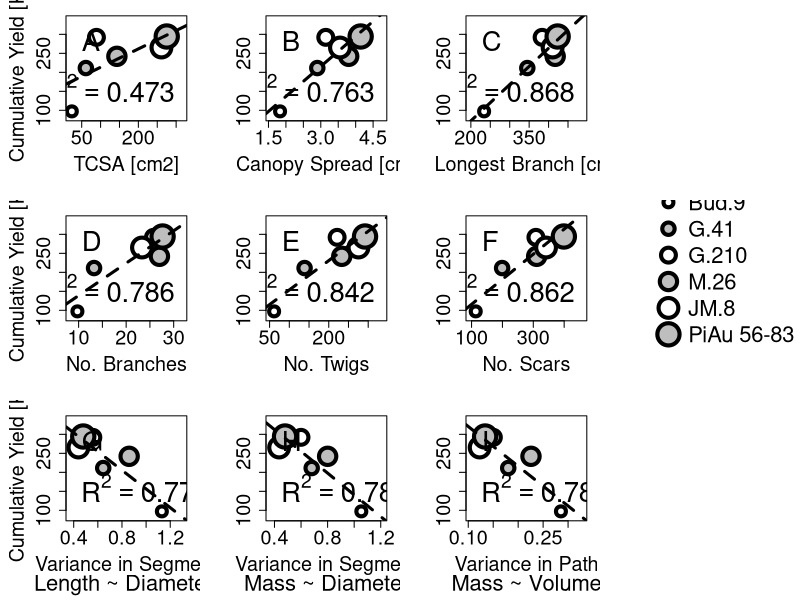
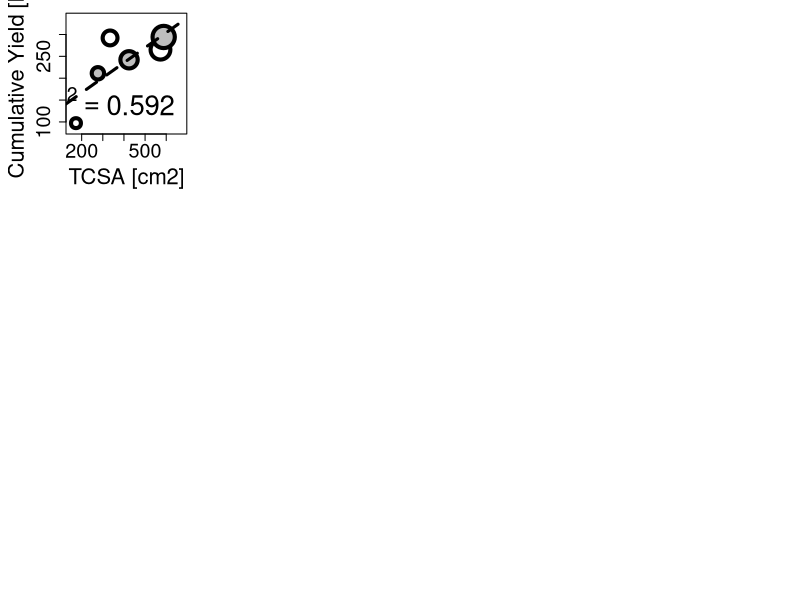

Recreate these plots in R, in order. (Note: this script raises an error after producing the figures.)
# This script generates figures for yield ~ morphologies from yield-morph.csv.

gen_fig <- function(x, x_lab, R2, position, letter,
                    y = sig_data$avg_cum_yield, y_lab = ''){
  # generates a yield by morphology plot at rootstock level
  plot(range(min(x) - .15 * min(x), max(x) + .15 * max(x)), 
       range(min(y) - .15 * min(y), max(y) + .15 * max(y)), 
       ylab = y_lab, xlab = x_lab, type = 'n')
  for(rootstock in 1:length(x)){
      points(x[rootstock], y[rootstock],
             cex = (1.5 + .5 * rootstock), pch = 21,  lwd = 4,
             bg = if (rootstock %% 2 == 1) 'white' else 'grey')
  } 
  abline(get_ab(x,y), lwd = 3, lty = 'dashed')
  legend(position, legend=R2, bty='n', cex=2.5) 
  legend("topleft", letter, cex=2.5, bty="n", x.intersp=0, inset=-0.075) 
    # set inset = -0.125 for morph-yield-figs, = -0.075 for std-yield-cov) 
}

insert_blank <- function(){
  plot(range(0,1), range(0,1), bty='n', main = '', xaxt='n', yaxt='n', xlab='', ylab='', type ='n')
}

insert_legend <- function(){
  insert_blank()
  par(xpd=T)
  legend('center', bty = 'n', cex = 2, pt.lwd = 4,
         legend = c('Bud.9', 'G.41', 'G.210', 'M.26', 'JM.8', 'PiAu 56-83'), 
         pch = 21, pt.bg = c('white', 'grey', 'white', 'grey', 'white', 'grey'),
         pt.cex = c(2, 2.5, 3, 3.5, 4, 4.5)
  )
  par(xpd=F)
}

get_ab <- function(x, y){
  test <- lm(y~x)
  print(summary(test)$r.squared)
  return(test$coef)
}

sig_data <- read.csv('yield-morph.csv')

TCSA <- pi*(sig_data$avg_trunk_diam/20)^2
 
### FIG 2
pdf(file="morph-yield.pdf", width= 12, height=9, family="Helvetica", 
    pointsize=14)
par(mfrow= c(3,4), mar = c(6,5,1.2,1),  oma = c(0,0,0,0), 
    cex.lab = 1.8, cex.axis = 1.8)
gen_fig(TCSA, 'TCSA [cm2]', 
        expression(R^2 == 0.473), 'bottomright', 'A',
        y_lab = 'Cumulative Yield [Kg]')
gen_fig(sig_data$avg_canopy_spread, 'Canopy Spread [cm]', 
        expression(R^2 == 0.763), 'bottomright', 'B')
gen_fig(sig_data$avg_max_path, 'Longest Branch [cm]',
        expression(R^2 == 0.868), 'bottomright', 'C')
insert_blank()
gen_fig(sig_data$avg_no_branches, 'No. Branches',
        expression(R^2 == 0.786), 'bottomright', 'D',
        y_lab = 'Cumulative Yield [Kg]')
gen_fig(sig_data$avg_no_twigs, 'No. Twigs',
        expression(R^2 == 0.842), 'bottomright', 'E')
gen_fig(sig_data$avg_no_scars, 'No. Scars',
        expression(R^2 == 0.862), 'bottomright', 'F')
insert_legend()
gen_fig(sig_data$expr_L_D_seg, 'Variance in Segment',
        expression(R^2 == 0.777), 'bottom', 'G',
        y_lab = 'Cumulative Yield [Kg]')
title(sub="Length ~ Diameter ", cex.sub=2, line=4.5)
gen_fig(sig_data$expr_M_D_seg, 'Variance in Segment', 
        expression(R^2 == 0.782), 'bottom', 'H')
title(sub="Mass ~ Diameter", cex.sub=2, line=4.5)
gen_fig(sig_data$expr_M_V_path, 'Variance in Path',
        expression(R^2 == 0.782), 'bottom', 'I')
title(sub="Mass ~ Volume", cex.sub=2, line=4.5) 
dev.off()

png(file="morph-yield.png", width= 12, height=9, units = "in", res = 600,
    pointsize=14)
par(mfrow= c(3,4), mar = c(5,5,1,1),  oma = c(0,0,0,0), 
    cex.lab = 2, cex.axis = 1.8)
gen_fig((sig_data$avg_trunk_diam * pi), 'TCSA [cm2]', 
        expression(R^2 == 0.592), 'bottomright', 
        y_lab = 'Cumulative Yield [Kg]')
gen_fig(sig_data$avg_canopy_spread, 'Canopy Spread [cm]', 
        expression(R^2 == 0.763), 'bottomright')
gen_fig(sig_data$avg_max_path, 'Longest Branch [cm]',
        expression(R^2 == 0.868), 'bottomright')
insert_blank()
gen_fig(sig_data$avg_no_branches, 'No. Branches',
        expression(R^2 == 0.786), 'bottomright',
        y_lab = 'Cumulative Yield [Kg]')
gen_fig(sig_data$avg_no_twigs, 'No. Twigs',
        expression(R^2 == 0.842), 'bottomright')
gen_fig(sig_data$avg_no_scars, 'No. Scars', 
        expression(R^2 == 0.862), 'bottomright')
insert_legend()
gen_fig(sig_data$expr_L_D_seg, 'Segment L~D Var.', 
        expression(R^2 == 0.777), 'bottom', 
        y_lab = 'Cumulative Yield [Kg]')
gen_fig(sig_data$expr_M_D_seg, 'Segment M~D Var.',
        expression(R^2 == 0.782), 'bottom')
gen_fig(sig_data$expr_M_V_path, 'Path M~V Variance',
        expression(R^2 == 0.782), 'bottom')
dev.off()


### COVARIATION

pdf(file="std-yield-cov.pdf", width=4, height=9, family="Helvetica", 
    pointsize=14)
par(mfrow= c(3,1), mar = c(6,5,1.2,1), 
    cex.lab = 1.8, cex.axis = 1.8)
gen_fig((sig_data$avg_cum_yield/sig_data$avg_canopy_spread), 'Yield per Area', 
        expression(R^2 == 0.010), 'bottomright', 'A',
        y = sig_data$avg_cum_yield/TCSA, y_lab = 'Yield Efficiency')
gen_fig((sig_data$avg_cum_yield/sig_data$avg_max_path), 'Yield per Max Length', 
        expression(R^2 == 0.239), 'right', 'B',
        y = TCSA, y_lab = 'Yield Efficiency')
gen_fig((sig_data$avg_cum_yield/sig_data$avg_max_path), 'Yield per Max Length', 
        expression(R^2 == 0.839), 'bottomright', 'C',
        y = (sig_data$avg_cum_yield/sig_data$avg_canopy_spread), 
        y_lab = 'Yield per Area')
dev.off()
